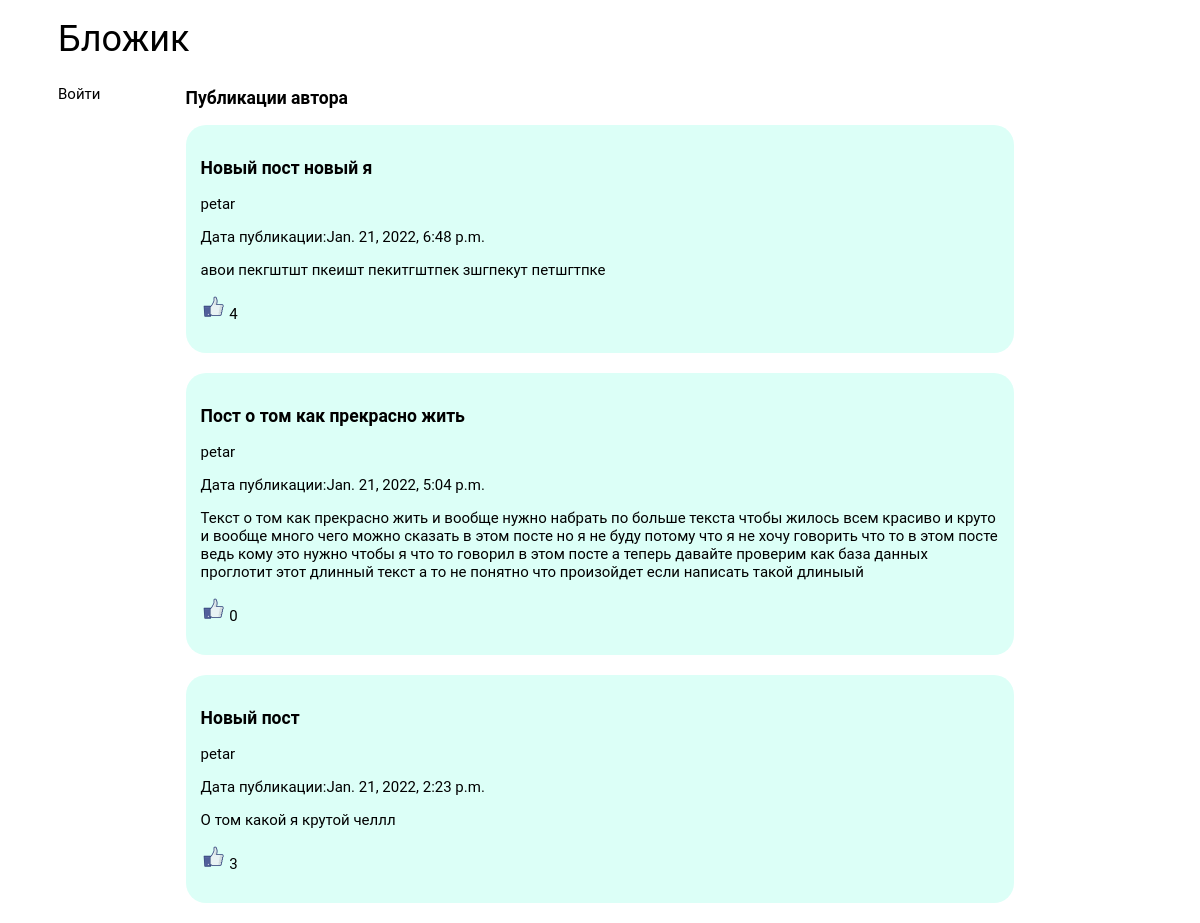
The page /accounts/petar/ on the database as committed earlier.
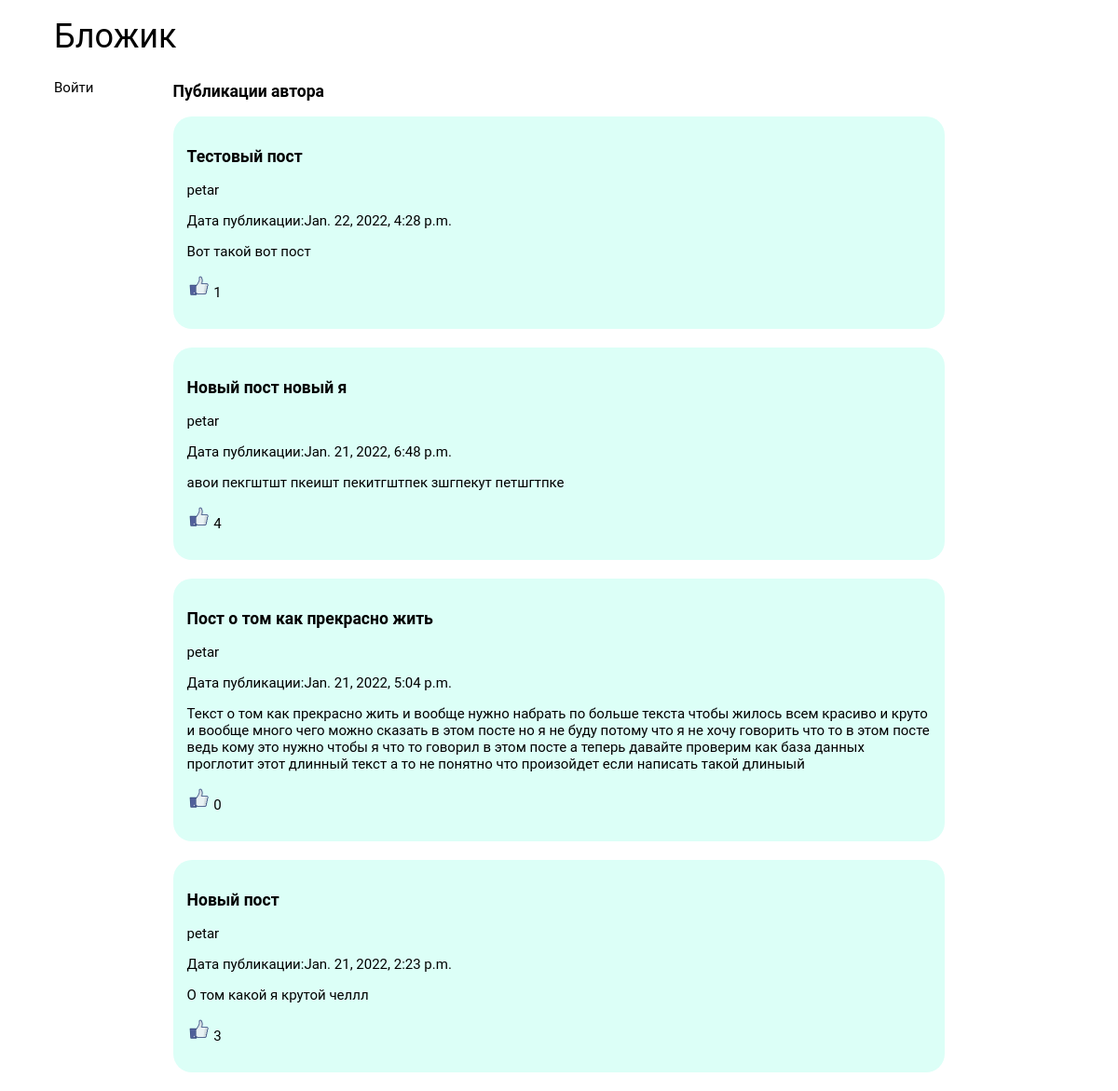
The same page on the database as committed later.
### blog/models.py (models this page shows)
class Post(models.Model):
    title = models.CharField(max_length=100)
    author = models.ForeignKey(
        'auth.User',
        on_delete=models.CASCADE
    )
    text = models.TextField()
    date = models.DateTimeField()
    likes = models.IntegerField(default=0)
    isActive = models.BooleanField(default=1)

### blog/views.py (the view)
# urls.py: path('accounts/<slug:username>/', blog.views.profile),
def profile(request, username):
    if request.method == 'POST':
        form = NewPostForm(request.POST)
        if form.is_valid():
            post = Post(text=form.cleaned_data.get('text'),
                        title=form.cleaned_data.get('title'),
                        author=request.user,
                        date=datetime.datetime.now())
            post.save()
        return redirect('/accounts/' + request.user.username)
    else:
        posts = Post.objects.filter(author=User.objects.get(username=username))
        posts = posts.exclude(isActive=0).order_by('-date')
        context = {
            'username': request.user,
            'posts': posts,
            'viewed_username': username,
            'form': NewPostForm()
        }
        print(context['username'])
        return render(request, 'profile.html', context)

### blog/templates/profile.html (shortened to what this page needs)
{% extends 'base.html' %}
{% load static %}
{% block content %}
    <link rel="stylesheet" type="text/css" href="{% static 'blog/feed.css' %}">
    <div class="content">
        {% if username.username == viewed_username %}
            <form action="" method="post">
                {% csrf_token %}
                <div class="form">
                    {{ form.as_p }}
                    <button type="submit" class="button">Опубликовать</button>
                </div>
            </form>
            {% for post in posts %}
                <div class="post">
                    <h3>  {{ post.title }} <a href="/delete/{{ post.id }}"> <img src="{% static "delete.png" %}" width="20px" height="20px"> </a></h3>
                    <p>Автор: {{ post.author }}</p>
                    <p>Дата публикации:{{ post.date }}</p>
                    <p>{{ post.text }}</p>
                    <p> <a href="/like/{{ post.id }}"> <img src="{% static "like.png" %}" width="25px" height="25px"> </a> {{ post.likes }} </p>
                </div>
            {% endfor %}
        {% else %}
            <h3>Публикации автора</h3>
            {% for post in posts %}
                <div class="post">
                <h3>  {{ post.title }} </h3>
                <p>{{ post.author }}</p>
                <p>Дата публикации:{{ post.date }}</p>
                <p>{{ post.text }}</p>
                <p> <a href="/like/{{ post.id }}"> <img src="{% static "like.png" %}" width="25px" height="25px"> </a> {{ post.likes }} </p>
                </div>
            {% endfor %}
        {% endif %}
    </div>
{% endblock %}

Rows that differ between the two databases and show on the page:
added Post: title "Тестовый пост", author "petar", date "Jan. 22, 2022, 4:28 p.m.", text "Вот такой вот пост", likes "1"
